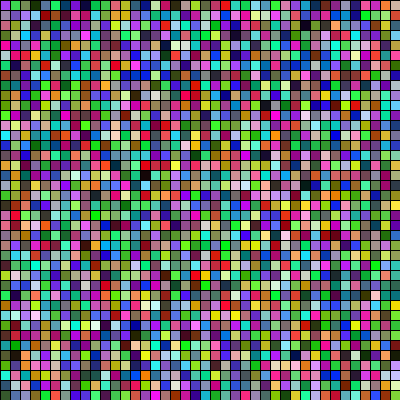
Frame 1 (no input)
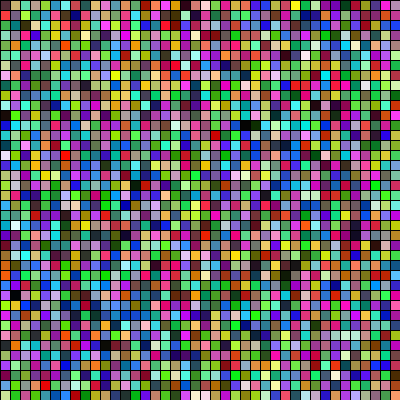
Frame 60 (the mouse pressed at the canvas centre just before this capture)
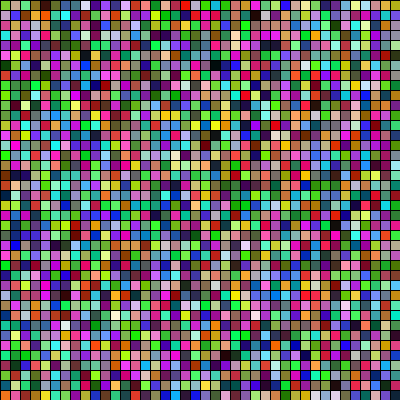
Frame 120 (the mouse held since frame 60 and released just before this capture)

The Processing sketch that drew these frames (run headless with seeded random() and noise(); from frame 60 on, the mouse is pressed at the canvas centre):

// Processing sketch: side_112_exercise_6_8
// ── side_112_exercise_6_8.pde
void setup(){
  size(400,400);
  
}
void draw(){
  
  
  for(int y=0 ; y<height/10 ; y++){
  for(int x=0 ; x<width/10 ; x++){
  fill(random(0,255),random(0,255),random(0,255));
    rect(x*10,y*10,10,10);
}
}
  
}
